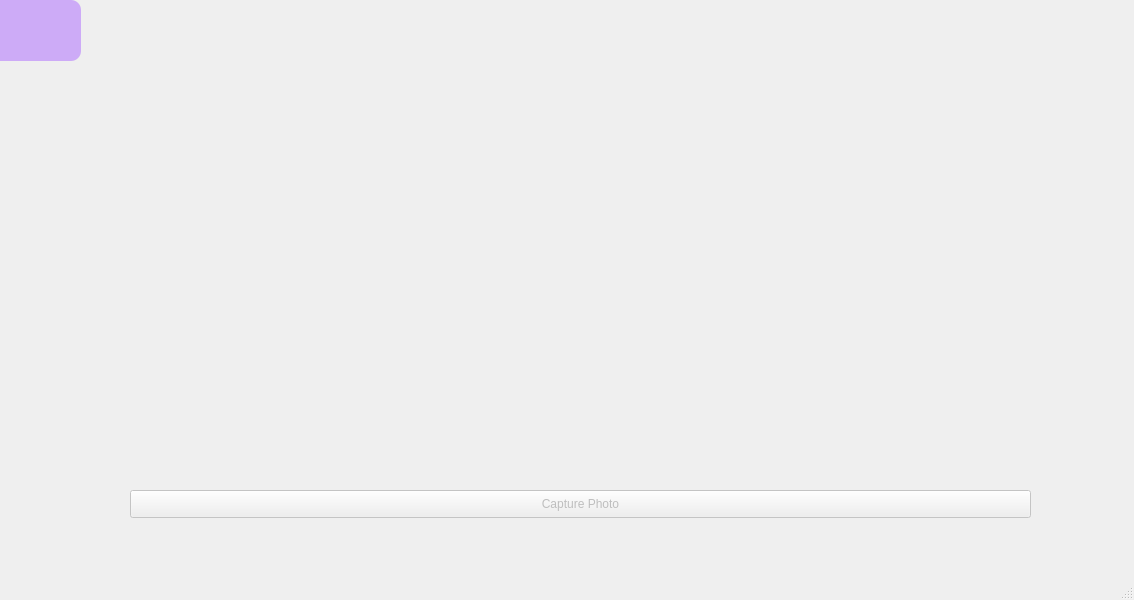
<?xml version="1.0" encoding="UTF-8"?>
<ui version="4.0">
 <class>camera</class>
 <widget class="QMainWindow" name="camera">
  <property name="geometry">
   <rect>
    <x>0</x>
    <y>0</y>
    <width>1134</width>
    <height>600</height>
   </rect>
  </property>
  <property name="windowTitle">
   <string>MainWindow</string>
  </property>
  <widget class="QWidget" name="centralwidget">
   <widget class="QStackedWidget" name="stackedWidget">
    <property name="geometry">
     <rect>
      <x>130</x>
      <y>60</y>
      <width>901</width>
      <height>401</height>
     </rect>
    </property>
    <property name="sizePolicy">
     <sizepolicy hsizetype="Preferred" vsizetype="Preferred">
      <horstretch>1</horstretch>
      <verstretch>0</verstretch>
     </sizepolicy>
    </property>
    <property name="palette">
     <palette>
      <active>
       <colorrole role="Base">
        <brush brushstyle="SolidPattern">
         <color alpha="255">
          <red>255</red>
          <green>255</green>
          <blue>255</blue>
         </color>
        </brush>
       </colorrole>
       <colorrole role="Window">
        <brush brushstyle="SolidPattern">
         <color alpha="255">
          <red>145</red>
          <green>145</green>
          <blue>145</blue>
         </color>
        </brush>
       </colorrole>
      </active>
      <inactive>
       <colorrole role="Base">
        <brush brushstyle="SolidPattern">
         <color alpha="255">
          <red>255</red>
          <green>255</green>
          <blue>255</blue>
         </color>
        </brush>
       </colorrole>
       <colorrole role="Window">
        <brush brushstyle="SolidPattern">
         <color alpha="255">
          <red>145</red>
          <green>145</green>
          <blue>145</blue>
         </color>
        </brush>
       </colorrole>
      </inactive>
      <disabled>
       <colorrole role="Base">
        <brush brushstyle="SolidPattern">
         <color alpha="255">
          <red>145</red>
          <green>145</green>
          <blue>145</blue>
         </color>
        </brush>
       </colorrole>
       <colorrole role="Window">
        <brush brushstyle="SolidPattern">
         <color alpha="255">
          <red>145</red>
          <green>145</green>
          <blue>145</blue>
         </color>
        </brush>
       </colorrole>
      </disabled>
     </palette>
    </property>
    <property name="currentIndex">
     <number>0</number>
    </property>
    <widget class="QWidget" name="viewfinderPage">
     <layout class="QGridLayout" name="gridLayout_5">
      <item row="0" column="0">
       <widget class="QCameraViewfinder" name="viewfinder" native="true"/>
      </item>
     </layout>
    </widget>
    <widget class="QWidget" name="previewPage">
     <layout class="QGridLayout" name="gridLayout_4">
      <item row="0" column="0">
       <widget class="QLabel" name="lastImagePreviewLabel">
        <property name="sizePolicy">
         <sizepolicy hsizetype="Preferred" vsizetype="MinimumExpanding">
          <horstretch>0</horstretch>
          <verstretch>0</verstretch>
         </sizepolicy>
        </property>
        <property name="frameShape">
         <enum>QFrame::Box</enum>
        </property>
        <property name="text">
         <string/>
        </property>
       </widget>
      </item>
     </layout>
    </widget>
   </widget>
   <widget class="QPushButton" name="takeImageButton">
    <property name="enabled">
     <bool>false</bool>
    </property>
    <property name="geometry">
     <rect>
      <x>130</x>
      <y>490</y>
      <width>901</width>
      <height>28</height>
     </rect>
    </property>
    <property name="text">
     <string>Capture Photo</string>
    </property>
   </widget>
   <widget class="QLabel" name="label">
    <property name="geometry">
     <rect>
      <x>-5</x>
      <y>-15</y>
      <width>1251</width>
      <height>581</height>
     </rect>
    </property>
    <property name="text">
     <string/>
    </property>
    <property name="pixmap">
     <pixmap resource="youssef.qrc">:/backgroundMailing.png</pixmap>
    </property>
    <property name="scaledContents">
     <bool>true</bool>
    </property>
   </widget>
   <widget class="QPushButton" name="pb_back2">
    <property name="geometry">
     <rect>
      <x>-10</x>
      <y>0</y>
      <width>91</width>
      <height>61</height>
     </rect>
    </property>
    <property name="styleSheet">
     <string notr="true">QPushButton {   font-family: 'Montserrat', sans-serif;   font-size: 10px;   color: #fff;   background-color: #023020;   border-radius: 10px;   padding: 20px;   text-shadow: 2px 2px #333;   box-shadow: 5px 5px 10px rgba(0, 0, 0, 0.3); 

background-color: rgb(205, 171, 247);}</string>
    </property>
    <property name="text">
     <string/>
    </property>
    <property name="icon">
     <iconset resource="youssef.qrc">
      <normaloff>:/arrow_391888.png</normaloff>:/arrow_391888.png</iconset>
    </property>
    <property name="iconSize">
     <size>
      <width>40</width>
      <height>40</height>
     </size>
    </property>
   </widget>
   <zorder>label</zorder>
   <zorder>stackedWidget</zorder>
   <zorder>takeImageButton</zorder>
   <zorder>pb_back2</zorder>
  </widget>
  <widget class="QMenuBar" name="menubar">
   <property name="geometry">
    <rect>
     <x>0</x>
     <y>0</y>
     <width>1134</width>
     <height>26</height>
    </rect>
   </property>
  </widget>
  <widget class="QStatusBar" name="statusbar"/>
 </widget>
 <customwidgets>
  <customwidget>
   <class>QCameraViewfinder</class>
   <extends>QWidget</extends>
   <header>qcameraviewfinder.h</header>
   <container>1</container>
  </customwidget>
 </customwidgets>
 <resources>
  <include location="youssef.qrc"/>
 </resources>
 <connections/>
</ui>
